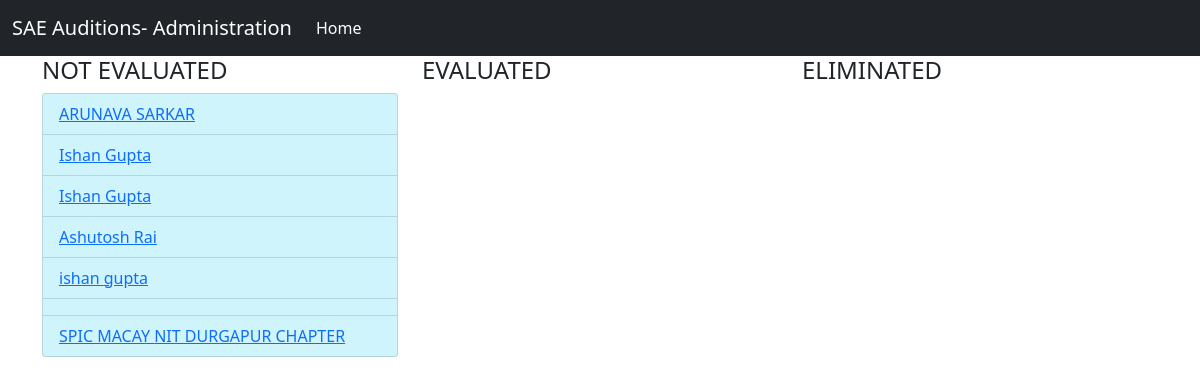
Before: /administrator/ with the older database file.
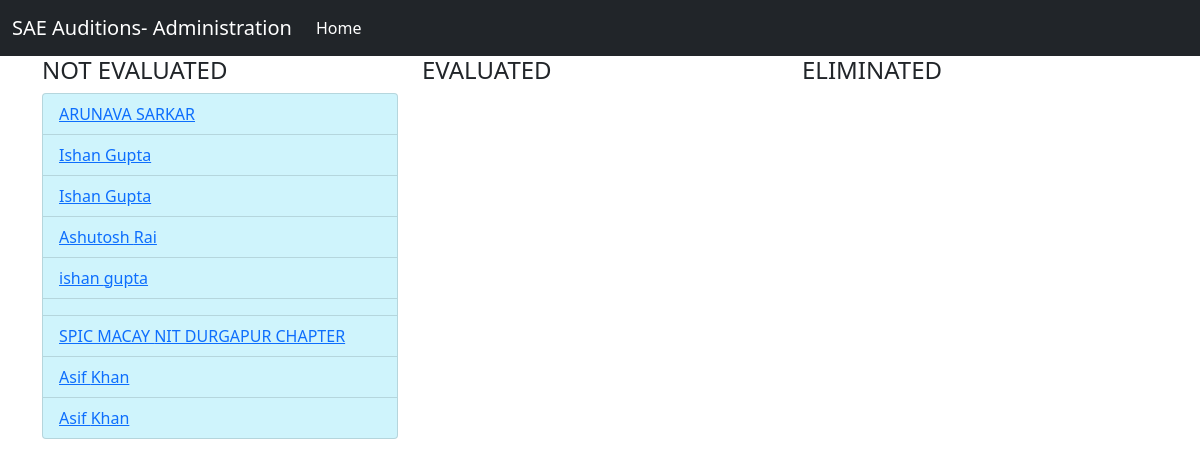
After: the same page with the newer database file.
### accounts/models.py (models this page shows, shortened)
class Profile(models.Model):
    status = [
        (1,'NOT_EVALUATED'),
        (2,'EVALUATED'),
        (3,'ELIMINATED'),
    ]
    user = models.OneToOneField(User,on_delete=CASCADE)
    curr_round = models.IntegerField(default=1)
    current_status = models.IntegerField(choices=status,default=1)
    created_at = models.DateTimeField(auto_now_add=True)
    member= models.BooleanField(default=False)
    completed=models.BooleanField(default=False)

### administrator/views.py (the view)
# urls.py: path('',views.index, name='landing'),
def index(request):
    not_evaluated = Profile.objects.filter(current_status = 1)
    evaluated = Profile.objects.filter(current_status = 2)
    eliminated = Profile.objects.filter(current_status = 3)
    data = {}
    data['not_evaluated'] = not_evaluated
    data['evaluated'] = evaluated
    data['eliminated'] = eliminated
    return render(request,'administrator/dashboard.html',{'data':data})

### administrator/templates/administrator/dashboard.html (shortened to what this page needs)
{% extends 'base3.html' %}
{% block content %}
  <div class="container">
    <div class="row">
      <div class="col-4">
        <h4>NOT EVALUATED</h4>
        <ul class="list-group">
          {% for i in data.not_evaluated%}
            <li class="list-group-item list-group-item-info"> <a href="{% url 'response_detail' i.id %}">{{i.user.first_name}} {{i.user.last_name}}</a></li>
          {% endfor %}
        </ul>
      </div>
      <div class="col-4">
        <h4>EVALUATED</h4>
      </div>
      <div class="col-4">
        <h4>ELIMINATED</h4>
      </div>
    </div>
  </div>
{% endblock %}

### administrator/templates/base3.html (shortened to what this page needs)
<!DOCTYPE html>
<html lang="en">
  <head>
    <link
      href="https://cdn.jsdelivr.net/npm/bootstrap@5.0.0-beta2/dist/css/bootstrap.min.css"
      rel="stylesheet"
    />
  </head>
  <body>
    <nav class="navbar sticky-top navbar-expand-lg navbar-dark bg-dark">
      <div class="container-fluid">
        <a class="navbar-brand" href="#">SAE Auditions- Administration</a>
        <div class="collapse navbar-collapse" id="navbarSupportedContent">
          <ul class="navbar-nav me-auto mb-2 mb-lg-0">
            <li class="nav-item">
              <a
                class="nav-link active"
                aria-current="page"
                href="{%url 'dashboard' %}"
                >Home</a
              >
            </li>
          </ul>
        </div>
      </div>
    </nav>
    {% block content%} {% endblock %}
  </body>
</html>

Changed rows visible on the page:
added Profile: user.first_name "Asif", user.last_name "Khan"
added Profile: user.first_name "Asif", user.last_name "Khan"
